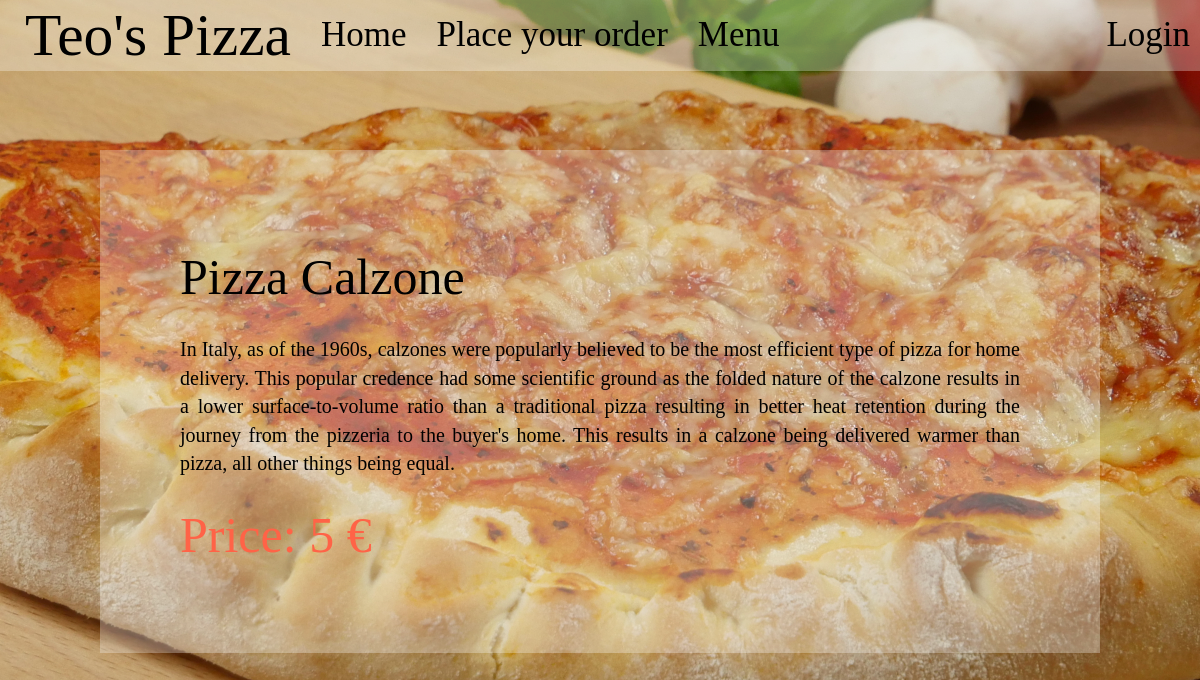
Screenshot of /order/pizza_details/1/ with the database file from the repository.
### order/models.py (models this page shows, shortened)
class Pizza(models.Model):
    name = models.CharField (max_length = 30)
    description = models.TextField()
    price = models.IntegerField(validators=[MinValueValidator(0),
                                            MaxValueValidator(100)])
    img_url = models.CharField(max_length = 50, default = "bg1.jpg")
    stock = models.IntegerField(validators=[MinValueValidator(0),
                                        MaxValueValidator(100)], default = '0')
    class Meta:
        ordering = ['name']
    def get_absolute_url(self):
        return reverse('pizza_details', args=[self.id])

### order/views.py (the view)
# urls.py: re_path(r'^pizza_details/(?P<pk>\d+)/$', PizzaDetails.as_view(), name="pizza_details"),
class PizzaDetails(RetrieveAPIView):
    renderer_classes = [TemplateHTMLRenderer]
    template_name = 'orders/pizza_details.html'
    serializer_class = PizzaSerializer
    def get_queryset(self):
        return Pizza.objects.all()
    def get_object(self, queryset=None):
        if queryset is None:
            queryset = self.get_queryset()
        pk = self.kwargs['pk']
        queryset = queryset.filter(pk=pk)
        try:
            obj = queryset.get()
        except queryset.model.DoesNotExist:
            return None
        return obj
    def get(self, request,*args, **kwargs):
        pizza = self.get_object()
        if(pizza!=None):
            serializer = PizzaSerializer(pizza)
            return Response({'pizza' : serializer.data}, status=status.HTTP_200_OK)
        else:
            text = "We couldn't find the Pizza you requested."
            return Response({'text':text}, template_name = 'error.html', status=status.HTTP_404_NOT_FOUND)

### order/templatetags/pizza_extras.py (called while the page is built)
@register.inclusion_tag('orders/pizza_listing.html')
def pizza_list():
    pizzas = Pizza.objects.all()
    return {'pizza_list' : pizzas}

### templates/orders/pizza_details.html (shortened to what this page needs)
{% extends 'base.html' %}
{% block styling %}
{{ block.super }}
{% endblock styling %}
{% block content %}
<div class="container-fluid">
  <div class="row">
      <h1>  {{ pizza.name }}</h1><br>
  </div>
<div class="row">
    <p>{{ pizza.description }}</p>
</div>
<div class="row">
    <h1 class="price">Price: {{ pizza.price }} &euro;</h1>
</div>
</div>
  {% endblock %}

### static/css/basestyle.css (style rules this page uses)
body { color: black; text-align: center; background: url(../img/bg1.jpg); background-repeat: no-repeat; background-size: cover; background-attachment: fixed; }

### rows the page displays
Pizza: name "Pizza Calzone", description "In Italy, as of the 1960s, calzones were popularly believed to be the most efficient type of pizza for home delivery. This popular credence had some scientific ground as the folded nature of the calzone results in a lower surface-to-volume ratio than a traditional pizza resulting in better heat retention during the journey from the pizzeria to the buyer's home. This results in a calzone being delivered warmer than pizza, all other things being equal."

### other values shown
{{ pizza.price }} "5"
